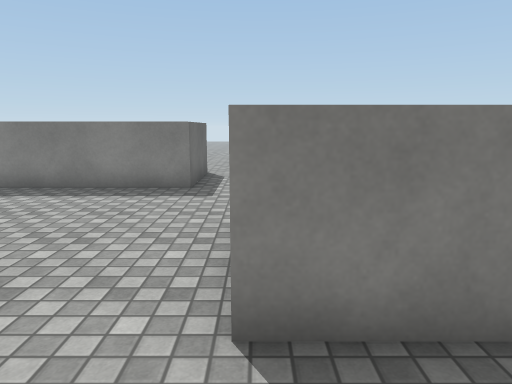
View 1 (above)

16 first-person views from a walk through a Unity game level. The camera is 1.5 m above the floor, tilts 10° down and sees 70° across. The floor is counted in squares, 1 m on a side. Each view is taken from the middle of a square. On the plan, view 1 faces up. The plan holds only what a view shows up to about 16 squares ahead; the rest is blank. The place goes on beyond the plan. The player character is not drawn. Surface patterns are stand-ins for the level's own textures.

View 2
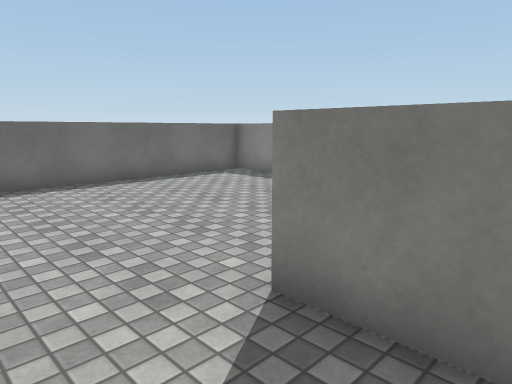

View 3
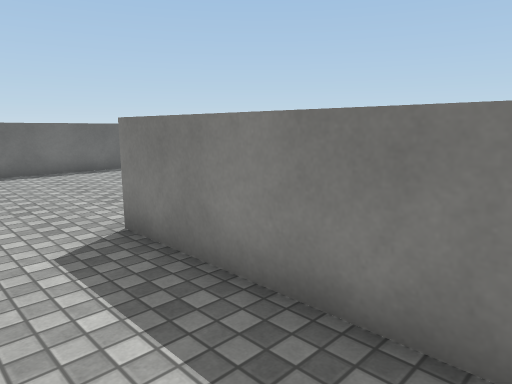

View 4
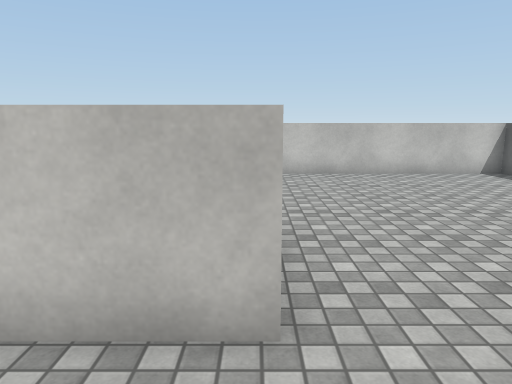

View 5
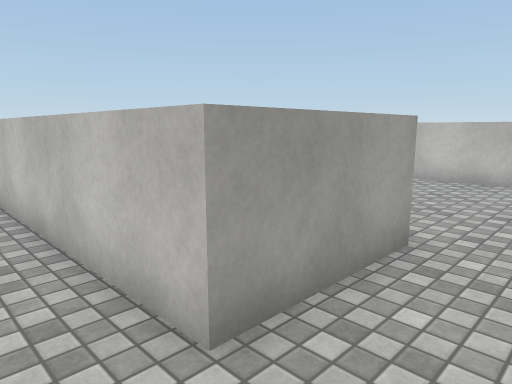

View 6
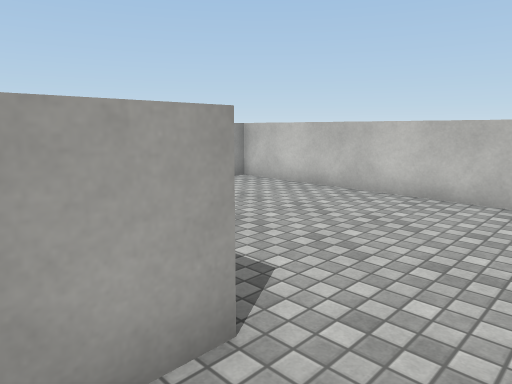

View 7
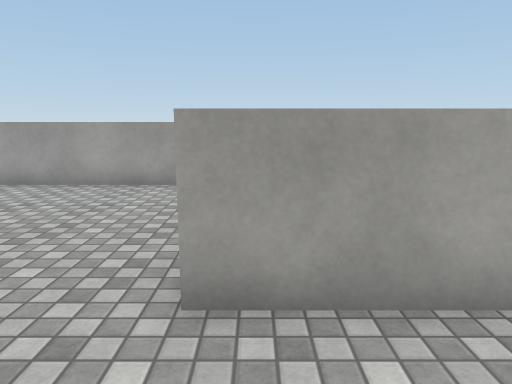

View 8
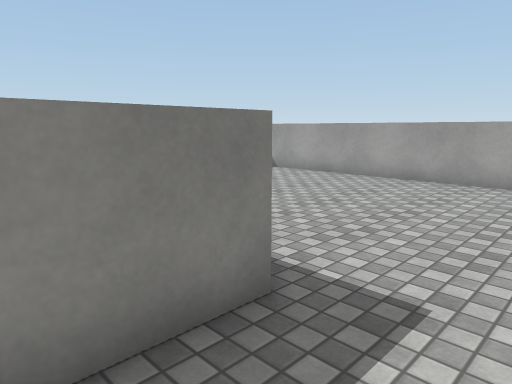

View 9
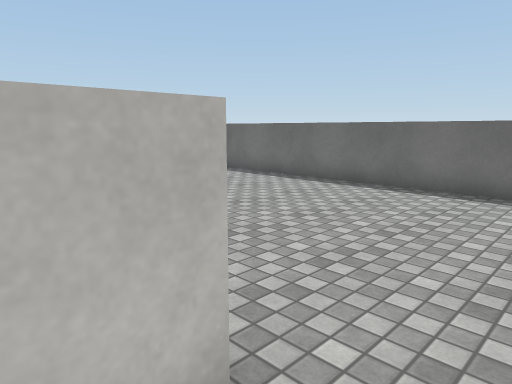

View 10
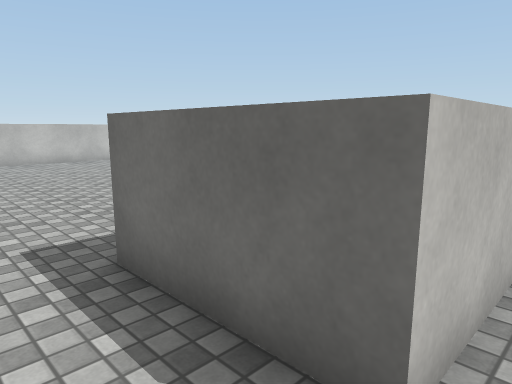

View 11
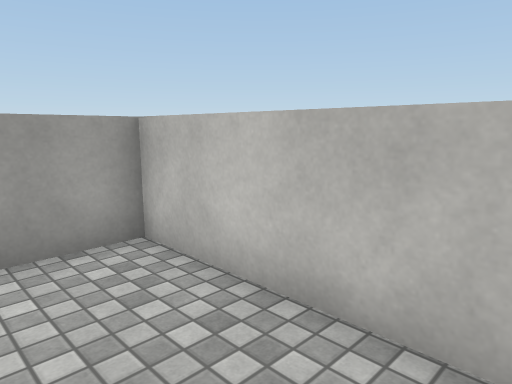

View 12
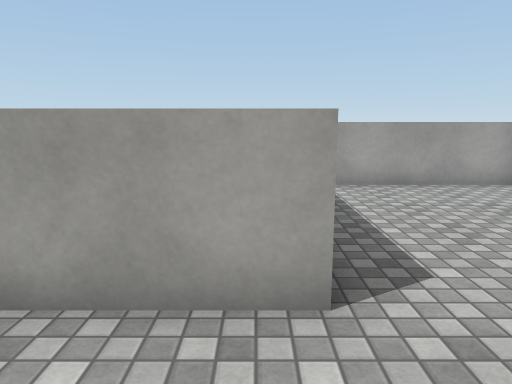

View 13
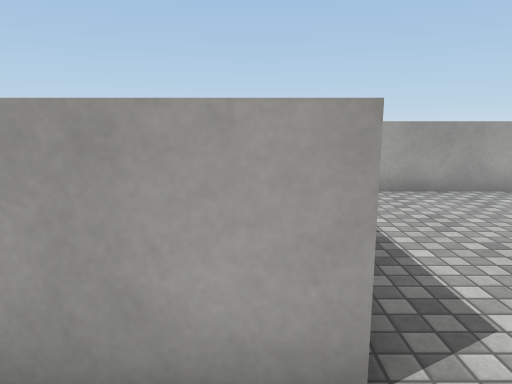

View 14
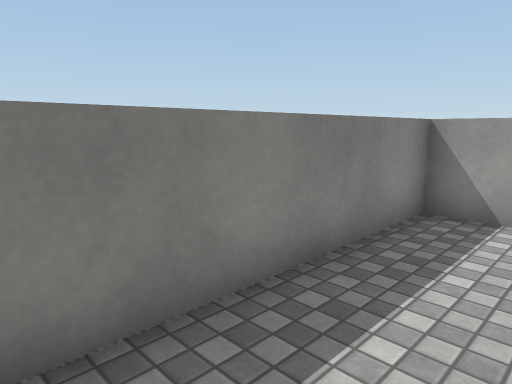

View 15
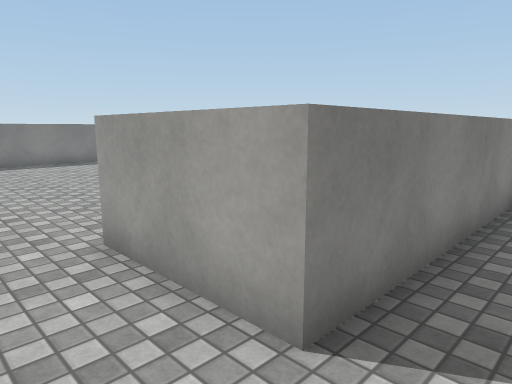

View 16
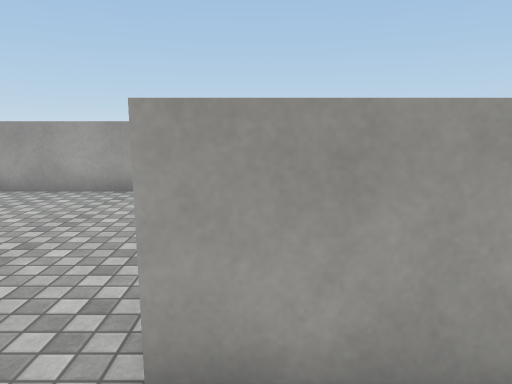

### Floor plan
Points are (right, up) in squares from view 1. A wall is a line through its corners. A room is listed if a view was taken in it or the views show most of it. See-through windows are left out.
Room 1 (views 1, 2, 3, 5, 6, 7, 8, 12, 13, 14, 15, 16)
walls: (-1.7, 9.1) (-8.1, 9.1) (-8.1, -4) (6.6, -4) (6.6, 2.4) (-0.2, 2.4) (-0.2, 5.6)
ways out: opening at (-1.7, 7) to room 2
Room 2 (views 4, 9, 10, 11)
walls: (-0.2, 5.6) (6.6, 5.6) (6.6, 13.5); (-4, 12.4) (-1.7, 12.4) (-1.7, 9.1)
ways out: opening at (-1.7, 7) to room 1

Positions as (right, up) in squares from view 1, and headings:
1: (0, 0), facing up
2: (2, 0), facing up-left
3: (5, 0), facing up-left
4: (0, 8), facing down
5: (-2, 7), facing down-right
6: (-2, 4), facing down-right
7: (-3, 5), facing right
8: (-4, 7), facing up-right
9: (1, 7), facing down-left
10: (0, 13), facing down-left
11: (2, 8), facing down-right
12: (-3, 3), facing right
13: (-2, 3), facing right
14: (0, 0), facing up-right
15: (-2, 1), facing up-right
16: (-2, 5), facing right
